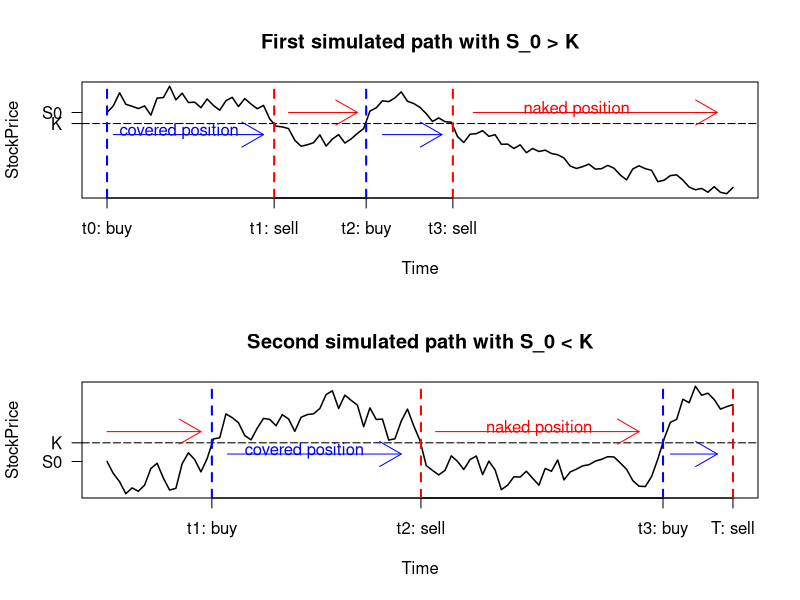

Source code (R):
# clear variables and close windows
rm(list = ls(all = TRUE))
graphics.off()

# Declare stock price variables
S0_1  = 51                      # current stock price
S0_2  = 49                      # current stock price
sig   = 0.2                     # volatility 

# Declare option pricing variables
r     = 0.05                    # interest rate
K     = 50                      # strike price
t0    = 0/52                    # current time (1 week = 1/52)
mat   = 20/52                   # maturity

# Parameters for calculations
dt    = 0.2/52                  # period between steps
np    = (mat - t0)/dt           # number of periods
t     = seq(t0, mat, dt)        # maturity - t0 divided in n intervals
tau   = mat - t                 # times to maturity

# Simulate first stock price path
set.seed(18)                    # in order to make the simulation replicable
Wt  = c(0, cumsum(sqrt(dt) * rnorm(np)))
S   = S0_1 * exp((r - 0.5 * sig^2) * t + sig * Wt)

# Calculate buying and selling timepoints
Buy       = (S[1:np] < K) * (S[2:(np + 1)] > K)
Sell      = (S[1:np] > K) * (S[2:(np + 1)] < K)
buytime   = numeric(sum(Buy))   # predefined zero vector for efficiency
selltime  = numeric(sum(Sell))  # length of buy/sell time is the number of purchases/sales

# Define counting variables for calculations
n = 1
m = 1

for (k in 1:length(Buy)) {
    if (Buy[k] == 1) {
        buytime[n]  = t[k + 1]
        n           = n + 1
    }
    if (Sell[k] == 1) {
        selltime[m] = t[k + 1]
        m           = m + 1
    }
}

#Make specific specifications for plotting
corrbuyt  = c(0, buytime[1] - 0.12/52)  
buyaxis   = c("t0: buy", "t2: buy")
corrsellt = selltime - c(0.06/52, 0.15/52)
sellaxis  = c("t1: sell", "t3: sell")

# Plot
par(mfrow = c(2, 1))
plot(t, S, type = "l", lwd = 1.5, ylab = "StockPrice", xlab = "Time", xaxt = "n", yaxt = "n", main = "First simulated path with S_0 > K")
abline(h = 50, lty = 5)
axis(2, K, "K", las = 1)
axis(2, S0_1, "S0", las = 1)
axis(1, corrbuyt, buyaxis)
axis(1, corrsellt, sellaxis)
abline(v = corrbuyt, lty = 2, lwd = 2, col = "blue")
abline(v = corrsellt, lty = 2, lwd = 2, col = "red")
arrows(0.2/52, 49, 5/52, 49, col = "blue")
text(2.3/52, 49.3, "covered position", col = "blue")
arrows(5.8/52, 51, 8/52, 51, col = "red")
arrows(8.8/52, 49, 10.7/52, 49, col = "blue")
arrows(11.7/52, 51, 19.5/52, 51, col = "red")
text(15/52, 51.3, "naked position", col = "red")

# Simulate second stock price path
set.seed(288)                   # in order to make the simulation replicable
Wt  = c(0, cumsum(sqrt(dt) * rnorm(np)))
S   = S0_2 * exp((r - 0.5 * sig^2) * t + sig * Wt)

# Calculate buying and selling timepoints
Buy       = (S[1:np] < K) * (S[2:(np + 1)] > K)
Sell      = (S[1:np] > K) * (S[2:(np + 1)] < K)
buytime   = numeric(sum(Buy))   # predefined zero vector for efficiency
selltime  = numeric(sum(Sell))  # length of buy/sell time is the number of purchases/sales

# Define counting variables for calculations
n = 1
m = 1

for (k in 1:length(Buy)) {
    if (Buy[k] == 1) {
        buytime[n]  = t[k + 1]
        n           = n + 1
    }
    if (Sell[k] == 1) {
        selltime[m] = t[k + 1]
        m           = m + 1
    }
}

#Make specific specifications for plotting
corrbuyt  = buytime - c(0.05/52, 0.035/52)  
buyaxis   = c("t1: buy", "t3: buy")
corrsellt = c(selltime[1] - 0.17/52, mat)
sellaxis  = c("t2: sell", "T: sell")

# Plot
plot(t, S, type = "l", lwd = 1.5, ylab = "StockPrice", xlab = "Time", xaxt = "n", yaxt = "n", main = "Second simulated path with S_0 < K")
abline(h = 50, lty = 5)
axis(2, K, "K", las = 1)
axis(2, S0_2, "S0", las = 1)
axis(1, corrbuyt, buyaxis)
axis(1, corrsellt, sellaxis)
abline(v = corrbuyt, lty = 2, lwd = 2, col = "blue")
abline(v = corrsellt, lty = 2, lwd = 2, col = "red")
arrows(0, 50.6, 3/52, 50.6, col = "red")
arrows(3.85/52, 49.4, 9.4/52, 49.4, col = "blue")
text(6.3/52, 49.58, "covered position", col = "blue")
arrows(10.5/52, 50.6, 17/52, 50.6, col = "red")
text(13.8/52, 50.78, "naked position", col = "red")
arrows(18/52, 49.4, 19.5/52, 49.4, col = "blue")

#END
